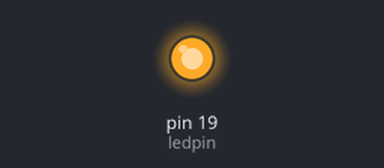
Bench run of a sketch on a simulated Arduino Uno, built with avr-gcc and run on an emulated ATmega328P. Parts: output pins drawn as LEDs (lit = HIGH).

Above: at 1.0 s.
At 3.5 s:
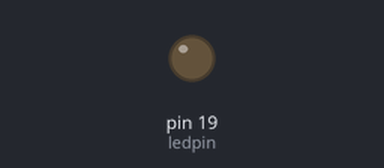
Timing chart, 0 to 6.5 s (numbered marks = the images above):
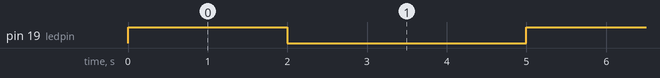

The sketch:

BLINK_LED.ino
```cpp
const int ledpin=19;
void setup() {
 pinMode(ledpin,OUTPUT);

}

void loop() {
  digitalWrite(ledpin,HIGH);// TURN THE LED ON HIGH VOLTAGE LEVEL
  delay(2000);//WAIT FOR A SECOND
  digitalWrite(ledpin,LOW);//// TURN THE LED ON LOW VOLTAGE LEVEL
  delay(3000);
  // put your main code here, to run repeatedly:

}
```

Measured:
- by itself, pin 19 (ledpin): alternates HIGH for 2.0 s and LOW for 3.0 s
